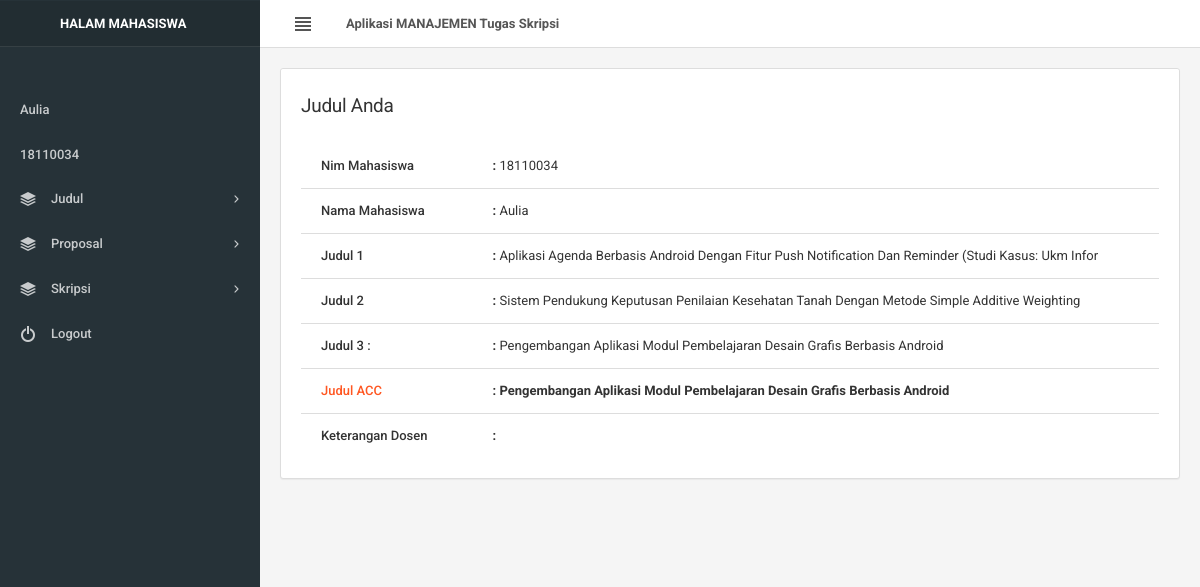
Screenshot of /mahasiswa/judul_anda.php (signed in) with the database file from the repository.
### tables this page shows
CREATE TABLE `tbl_judul` (
  `id` int(100) NOT NULL,
  `id_mahasiswa` int(100) NOT NULL,
  `nim` int(20) NOT NULL,
  `nama_mahasiswa` varchar(20) NOT NULL,
  `judul1` varchar(100) NOT NULL,
  `judul2` varchar(100) NOT NULL,
  `judul3` varchar(100) NOT NULL,
  `acc` varchar(100) NOT NULL,
  `keterangan` varchar(100) NOT NULL
);

### mahasiswa/judul_anda.php (the view, shortened to what this page needs)
<?php include 'header.php'; ?>
<div class="content-wrapper">
	<div class="content">
		<div class="row">
			<div class="col-lg-12">
				<div class="panel panel-flat">
					<div class="panel-heading">
						<h4 class="panel-title">Judul Anda</h4>
					</div>
					<div class="panel-body">
						<div class="table-responsive">
							<form action="accdata.php" method="post" enctype="multipart/form-data" >
								<?php
                                $nim=  $_SESSION['nim'];
								$data = mysqli_query($connect,"SELECT * FROM tbl_judul WHERE nim='$nim';");
								while($d=mysqli_fetch_array($data)){
									?>
									<table class="table">
									<tr class="bg-light">
										<th width="20%">Nim Mahasiswa </th>
										<td>
                                        <b>:</b>
											<h9><?php echo $d['nim']; ?></h9></td>
									</tr>
									<tr>
										<th width="20%">Nama Mahasiswa</th>
										<td>
                                        <b>:</b>
										<h9><?php echo $d['nama_mahasiswa']; ?></h9></td>
									</tr>
                                    <tr>
										<th width="20%" >Judul 1</th>
										<td>
                                            <b>:</b>
										<h9><?php echo $d['judul1']; ?></h9></td>
									</tr>
                                    <tr>
										<th width="20%">Judul 2</th>
										<td>
                                        <b>:</b>
										<h9><?php echo $d['judul2']; ?></h9></td>
									</tr>
                                    <tr>
										<th width="20%">Judul 3 :</th>
										<td>
                                        <b>:</b>
										<h9><?php echo $d['judul3']; ?></h9></td>
									</tr>
                                    <tr>
										<th width="20%" class="text-warning">Judul ACC</th>
										<td>
                                        <b>:
										<h9><?php echo $d['acc']; ?></h9></td>
									</tr>
                                    <tr>
										<th width="20%">Keterangan Dosen</th>
										<td>
                                        <b>:</b>
										<h9><?php echo $d['keterangan']; ?></h9></td>
									</tr>
									</table>
									<?php } ?>
								</form>
							</div>
						</div>
					</div>
				</div>
			</div>
		</div>
	</div>
<?php include 'footer.php'; ?>

### assets/css/colors.css (style rules this page uses)
.text-warning,.text-warning:focus,.text-warning:hover { color:#FF5722!important }

### rows the page displays
tbl_judul: nim "18110034", nama_mahasiswa "Aulia", judul1 "Aplikasi Agenda Berbasis Android Dengan Fitur Push Notification Dan Reminder (Studi Kasus: Ukm Infor", judul2 "Sistem Pendukung Keputusan Penilaian Kesehatan Tanah Dengan Metode Simple Additive Weighting", judul3 "Pengembangan Aplikasi Modul Pembelajaran Desain Grafis Berbasis Android", acc "Pengembangan Aplikasi Modul Pembelajaran Desain Grafis Berbasis Android"

### other values shown
$_SESSION['nama'] "Aulia"
$_SESSION['nim'] "18110034"
